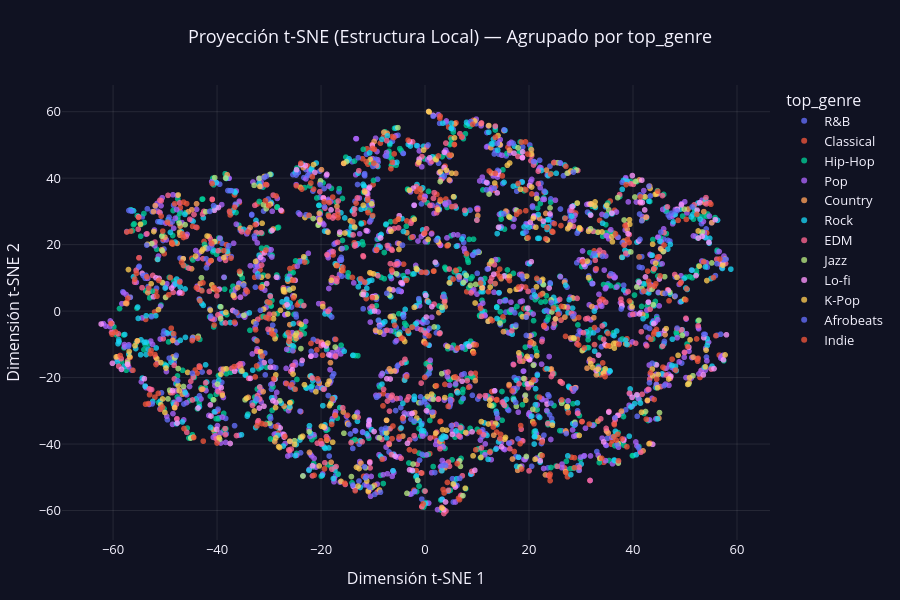

The notebook cell this image was saved under:
### Markdown cell above
<div style="border-bottom:2px solid #d5e3ec;padding:18px 0 9px;margin-top:25px;font-family:Arial,sans-serif"><span style="color:#1786a2;font-weight:bold;font-size:13px;letter-spacing:2px">SECCIÓN 03</span><h2 style="color:#122b44;margin:5px 0 4px;font-size:24px">Usuarios según género musical</h2></div>

### Code cell
red_model.graficar("top_genre", "Proyección t-SNE (Estructura Local) — Agrupado por top_genre").show()

### Figure 1 — Plotly figure (JSON) as saved in the notebook; plotly's stock layout.template omitted (floating-point values rounded to 4 significant figures; data arrays with more than 128 entries replaced by an {"elided": "..."} marker saying what was removed)
{"data": [{"hovertemplate": "top_genre=R&B<br>Dimensión t-SNE 1=%{x}<br>Dimensión t-SNE 2=%{y}<extra></extra>", "legendgroup": "R&B", "marker": {"color": "#636EFA", "opacity": 0.78, "symbol": "circle", "line": {"width": 0}, "size": 6}, "mode": "markers", "name": "R&B", "showlegend": true, "x": {"elided": "341 float values"}, "xaxis": "x", "y": {"elided": "341 float values"}, "yaxis": "y", "type": "scattergl"}, {"hovertemplate": "top_genre=Classical<br>Dimensión t-SNE 1=%{x}<br>Dimensión t-SNE 2=%{y}<extra></extra>", "legendgroup": "Classical", "marker": {"color": "#EF553B", "opacity": 0.78, "symbol": "circle", "line": {"width": 0}, "size": 6}, "mode": "markers", "name": "Classical", "showlegend": true, "x": {"elided": "166 float values"}, "xaxis": "x", "y": {"elided": "166 float values"}, "yaxis": "y", "type": "scattergl"}, {"hovertemplate": "top_genre=Hip-Hop<br>Dimensión t-SNE 1=%{x}<br>Dimensión t-SNE 2=%{y}<extra></extra>", "legendgroup": "Hip-Hop", "marker": {"color": "#00CC96", "opacity": 0.78, "symbol": "circle", "line": {"width": 0}, "size": 6}, "mode": "markers", "name": "Hip-Hop", "showlegend": true, "x": {"elided": "605 float values"}, "xaxis": "x", "y": {"elided": "605 float values"}, "yaxis": "y", "type": "scattergl"}, {"hovertemplate": "top_genre=Pop<br>Dimensión t-SNE 1=%{x}<br>Dimensión t-SNE 2=%{y}<extra></extra>", "legendgroup": "Pop", "marker": {"color": "#AB63FA", "opacity": 0.78, "symbol": "circle", "line": {"width": 0}, "size": 6}, "mode": "markers", "name": "Pop", "showlegend": true, "x": {"elided": "721 float values"}, "xaxis": "x", "y": {"elided": "721 float values"}, "yaxis": "y", "type": "scattergl"}, {"hovertemplate": "top_genre=Country<br>Dimensión t-SNE 1=%{x}<br>Dimensión t-SNE 2=%{y}<extra></extra>", "legendgroup": "Country", "marker": {"color": "#FFA15A", "opacity": 0.78, "symbol": "circle", "line": {"width": 0}, "size": 6}, "mode": "markers", "name": "Country", "showlegend": true, "x": {"elided": "165 float values"}, "xaxis": "x", "y": {"elided": "165 float values"}, "yaxis": "y", "type": "scattergl"}, {"hovertemplate": "top_genre=Rock<br>Dimensión t-SNE 1=%{x}<br>Dimensión t-SNE 2=%{y}<extra></extra>", "legendgroup": "Rock", "marker": {"color": "#19D3F3", "opacity": 0.78, "symbol": "circle", "line": {"width": 0}, "size": 6}, "mode": "markers", "name": "Rock", "showlegend": true, "x": {"elided": "472 float values"}, "xaxis": "x", "y": {"elided": "472 float values"}, "yaxis": "y", "type": "scattergl"}, {"hovertemplate": "top_genre=EDM<br>Dimensión t-SNE 1=%{x}<br>Dimensión t-SNE 2=%{y}<extra></extra>", "legendgroup": "EDM", "marker": {"color": "#FF6692", "opacity": 0.78, "symbol": "circle", "line": {"width": 0}, "size": 6}, "mode": "markers", "name": "EDM", "showlegend": true, "x": {"elided": "382 float values"}, "xaxis": "x", "y": {"elided": "382 float values"}, "yaxis": "y", "type": "scattergl"}, {"hovertemplate": "top_genre=Jazz<br>Dimensión t-SNE 1=%{x}<br>Dimensión t-SNE 2=%{y}<extra></extra>", "legendgroup": "Jazz", "marker": {"color": "#B6E880", "opacity": 0.78, "symbol": "circle", "line": {"width": 0}, "size": 6}, "mode": "markers", "name": "Jazz", "showlegend": true, "x": {"elided": "132 float values"}, "xaxis": "x", "y": {"elided": "132 float values"}, "yaxis": "y", "type": "scattergl"}, {"hovertemplate": "top_genre=Lo-fi<br>Dimensión t-SNE 1=%{x}<br>Dimensión t-SNE 2=%{y}<extra></extra>", "legendgroup": "Lo-fi", "marker": {"color": "#FF97FF", "opacity": 0.78, "symbol": "circle", "line": {"width": 0}, "size": 6}, "mode": "markers", "name": "Lo-fi", "showlegend": true, "x": {"elided": "201 float values"}, "xaxis": "x", "y": {"elided": "201 float values"}, "yaxis": "y", "type": "scattergl"}, {"hovertemplate": "top_genre=K-Pop<br>Dimensión t-SNE 1=%{x}<br>Dimensión t-SNE 2=%{y}<extra></extra>", "legendgroup": "K-Pop", "marker": {"color": "#FECB52", "opacity": 0.78, "symbol": "circle", "line": {"width": 0}, "size": 6}, "mode": "markers", "name": "K-Pop", "showlegend": true, "x": {"elided": "278 float values"}, "xaxis": "x", "y": {"elided": "278 float values"}, "yaxis": "y", "type": "scattergl"}, {"hovertemplate": "top_genre=Afrobeats<br>Dimensión t-SNE 1=%{x}<br>Dimensión t-SNE 2=%{y}<extra></extra>", "legendgroup": "Afrobeats", "marker": {"color": "#636EFA", "opacity": 0.78, "symbol": "circle", "line": {"width": 0}, "size": 6}, "mode": "markers", "name": "Afrobeats", "showlegend": true, "x": {"elided": "210 float values"}, "xaxis": "x", "y": {"elided": "210 float values"}, "yaxis": "y", "type": "scattergl"}, {"hovertemplate": "top_genre=Indie<br>Dimensión t-SNE 1=%{x}<br>Dimensión t-SNE 2=%{y}<extra></extra>", "legendgroup": "Indie", "marker": {"color": "#EF553B", "opacity": 0.78, "symbol": "circle", "line": {"width": 0}, "size": 6}, "mode": "markers", "name": "Indie", "showlegend": true, "x": {"elided": "327 float values"}, "xaxis": "x", "y": {"elided": "327 float values"}, "yaxis": "y", "type": "scattergl"}], "layout": {"xaxis": {"anchor": "y", "domain": [0.0, 1.0], "title": {"text": "Dimensión t-SNE 1"}, "gridcolor": "rgba(255,255,255,0.09)", "zeroline": false}, "yaxis": {"anchor": "x", "domain": [0.0, 1.0], "title": {"text": "Dimensión t-SNE 2"}, "gridcolor": "rgba(255,255,255,0.09)", "zeroline": false}, "legend": {"title": {"text": "top_genre"}, "tracegroupgap": 0}, "title": {"text": "Proyección t-SNE (Estructura Local) — Agrupado por top_genre", "x": 0.5}, "font": {"size": 13, "color": "#F5F3FF"}, "margin": {"l": 55, "r": 35, "t": 85, "b": 60}, "height": 600, "autosize": true, "paper_bgcolor": "#101222", "plot_bgcolor": "#101222"}}
